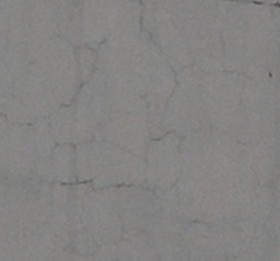
#> input picture src/modelos/modelo_segmentacao/yolo/images/train/FR3.PNG, 280 x 261 px
$ python mask_gen.py
#> lines starting #> are read from the running program, lines starting #| are printed output that depends on the picture; after the words box and inside, x2 and y2 are one past the last pixel; in counts of white or black regions, pixels touching at a corner belong together
import os
import cv2
import numpy as np
from skimage.filters import sato
from skimage import measure

# Datasets and classes
datasets = ['train', 'val', 'test']
classes = ['thermal', 'retraction']

for dataset in datasets:
    # Diretórios base
    root_images = os.path.join('../yolo/images', dataset)
    root_masks = os.path.join('../yolo/masks', dataset)

    # Garante que as pastas de máscara existem
    for class_name in classes:
        os.makedirs(os.path.join(root_masks, class_name), exist_ok=True)

    if not os.path.exists(root_images):
        print(f"⚠️ Images folder not found: {root_images}")
        continue

    for image_name in os.listdir(root_images):
        if not image_name.lower().endswith(('.jpg', '.jpeg', '.png')):
            continue

        upper_name = image_name.upper()
        if 'FT' in upper_name:
            mask_subfolder = 'thermal'
        elif 'FR' in upper_name:
            mask_subfolder = 'retraction'
        else:
            print(f"⚠️ Skipping {image_name}. Name does not match class.")
            continue

        image_path = os.path.join(root_images, image_name)
        image = cv2.imread(image_path)
#> image is the input picture: shape (261, 280, 3); mean B, G, R 129.8, 131, 132
        if image is None:
            print(f"⚠️ Could not read {image_path}")
            continue

        # 🔸 Grayscale
        gray = cv2.cvtColor(image, cv2.COLOR_BGR2GRAY)

        # 🔸 Suavização bilateral
        smoothed = cv2.bilateralFilter(gray, d=2, sigmaColor=25, sigmaSpace=25)

        # 🔸 CLAHE
        clahe = cv2.createCLAHE(clipLimit=2.0, tileGridSize=(8,8))
        enhanced = clahe.apply(smoothed)

        # 🔸 Filtro Sato
        sato_filtered = sato(enhanced, sigmas=range(1,2), black_ridges=True)
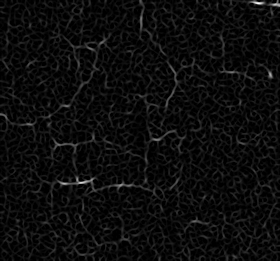
#> sato_filtered: shape (261, 280) float64; min 0, max 21.07, mean 1; drawn with min black and max white

        # 🔸 Normalização manual para [0, 255]
        sato_norm = (sato_filtered - np.min(sato_filtered)) / (np.max(sato_filtered) - np.min(sato_filtered))
        sato_uint8 = (sato_norm * 255).astype(np.uint8)

        # 🔸 Binarização
        _, mask = cv2.threshold(sato_uint8, 75, 255, cv2.THRESH_BINARY)
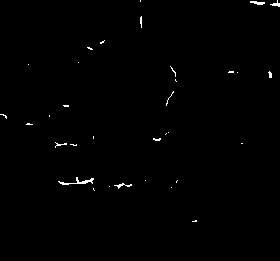
#> mask: shape (261, 280); 0.56% white in thin lines or dots, all inside (x1, y1, x2, y2) = (0, 0, 280, 222)

        # 🔸 Fechamento morfológico (opcional, mas geralmente ajuda)
        kernel = np.ones((5, 5), np.uint8)
        mask = cv2.morphologyEx(mask, cv2.MORPH_CLOSE, kernel)
#> mask: shape (261, 280); 0.64% white; 30 white regions (23 under 20 px), largest, box (x1, y1, x2, y2) and area: (58, 177, 94, 185) 99, (250, 0, 265, 5) 62, (55, 142, 77, 148) 41

        # 🔸 Remoção de pequenos objetos (muito eficaz contra ruído)
        mask_bool = mask.astype(bool)
        mask_clean = measure.label(mask_bool, connectivity=2)
#> mask_clean: shape (261, 280) int32; 31 distinct labels, from 0 to 30
        cleaned_mask = np.zeros_like(mask)

        # Ajuste este valor (min_size) conforme o tamanho dos ruídos
        min_size = 200  # pixels

        for region in measure.regionprops(mask_clean):
            if region.area >= min_size:
                for coord in region.coords:
                    cleaned_mask[coord[0], coord[1]] = 255
#> this loop made 30 passes
#> cleaned_mask: shape (261, 280); every value is 0
#> pass 3 of the loop `for dataset in datasets:`:
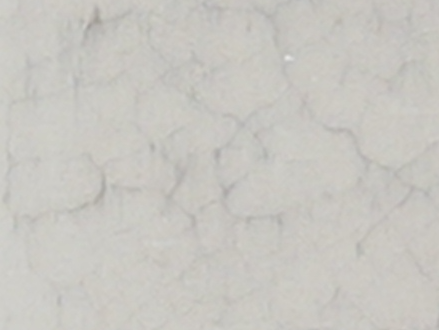
#> input picture src/modelos/modelo_segmentacao/yolo/images/test/FR104.PNG, 439 x 330 px
#> image is the input picture: shape (330, 439, 3); mean B, G, R 193.1, 198.6, 200.4
#> gray: shape (330, 439)
#> smoothed: shape (330, 439)
#> enhanced: shape (330, 439)
#> sato_filtered: shape (330, 439) float64
#> sato_norm: shape (330, 439) float64
#> sato_uint8: shape (330, 439)
#> `_, mask = cv2.threshold(sato_uint8, 75, 255, cv2.THRESH_BINARY)`:
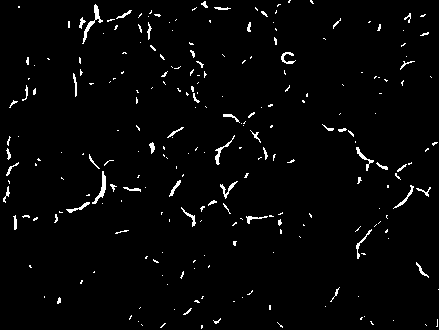
#> mask: shape (330, 439); 2.4% white in thin lines or dots
#> mask_bool: shape (330, 439) bool; 2.7% white in thin lines or dots
#> mask_clean: shape (330, 439) int32; 218 distinct labels, from 0 to 217
#> after the loop `for region in measure.regionprops(mask_clean):`:
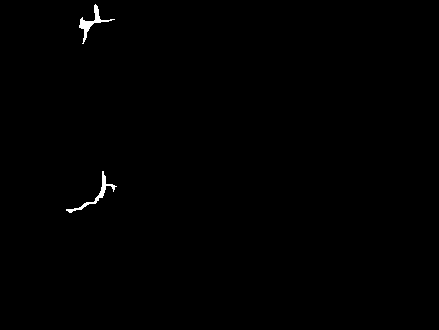
#> cleaned_mask: shape (330, 439); 0.36% white; 2 white regions, box (x1, y1, x2, y2) and area: (79, 4, 115, 44) 270, (66, 171, 117, 213) 247

        # ✅ Salvar máscara
        mask_path = os.path.join(root_masks, mask_subfolder, image_name)
        cv2.imwrite(mask_path, cleaned_mask)
        print(f"✅ Mask saved: {mask_path}")

print("🎯 All masks have been generated successfully!")
